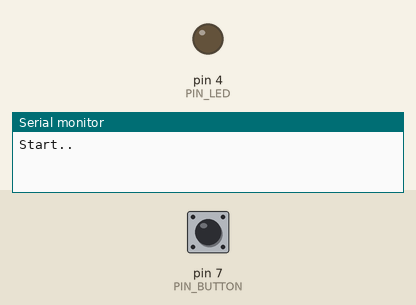
Simulated run of this sketch. Board: Arduino Uno, built with avr-gcc and run on an emulated ATmega328P. Shown: output pins drawn as LEDs (lit = HIGH), the last lines printed to the serial monitor. The inputs (shaded band) are chosen by the test bench; at power-on: pin 7 (PIN_BUTTON) LOW.

Above: at 1.2 s.
1.3 s: pin 7 (PIN_BUTTON) pulled HIGH for 0.15 s
At 2.5 s:
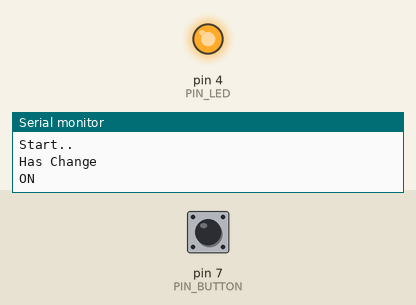
2.9 s: pin 7 (PIN_BUTTON) pulled HIGH for 1 s
At 3.9 s:
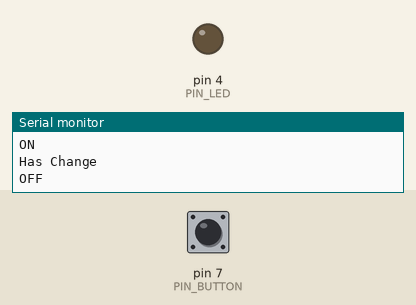
5.4 s: pin 7 (PIN_BUTTON) pulled HIGH for 3.2 s
At 5.8 s:
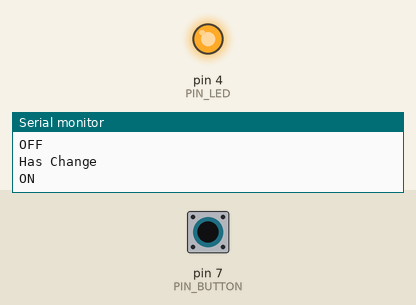
Timing chart, 0 to 8.4 s (numbered marks = the images above; inputs shaded):
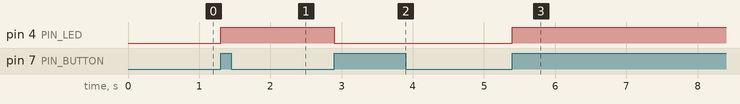

Measured:
- after the input at 1.3 s, pin 4 (PIN_LED): LOW → HIGH at once
- after the input at 2.9 s, pin 4 (PIN_LED): HIGH → LOW at once
- after the input at 5.4 s, pin 4 (PIN_LED): LOW → HIGH at once

The sketch:

light-remote.ino
```cpp
#include <IRremote.h>  //Libreria sensor IR
#define PIN_BUTTON 7
#define PIN_LED 4
#define PIN_IR 8
#define STATE_ON 1
#define STATE_OFF 0


int state =0;
int button_val=0;
int button_old_val =0;
int remote_val =0;
//IRrecv irrecv(PIN_IR);

void swithligth()
{
  if(state == STATE_ON)
  {
    Serial.println("OFF");
    state= STATE_OFF;
    digitalWrite(PIN_LED,LOW);
  }else
  {
    Serial.println("ON");
    state= STATE_ON;
    digitalWrite(PIN_LED,HIGH);
  }
}
void setup()
{
  Serial.begin(9600);
  Serial.println("Start..");
  IrReceiver.begin(PIN_IR, ENABLE_LED_FEEDBACK);
  pinMode(PIN_BUTTON,INPUT);
  pinMode(PIN_LED, OUTPUT);
}
int readRemote()
{
  int value = LOW;
  if (IrReceiver.decode())
  {
    Serial.println(IrReceiver.decodedIRData.command);
    value = HIGH;
    IrReceiver.resume();
  }
  return value;
}

void loop()
{
  remote_val = readRemote();
  button_val = digitalRead(PIN_BUTTON);
  if (((button_val == HIGH) ||(remote_val == HIGH))&& (button_old_val == LOW))
  {
    Serial.println("Has Change");
    swithligth();

  }
  button_old_val = button_val || remote_val;
}
```
